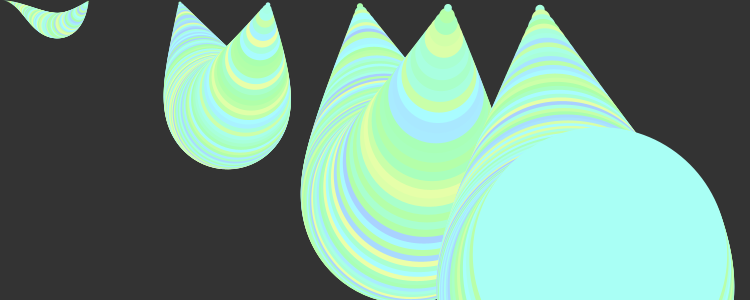
Frame 1 (no input)
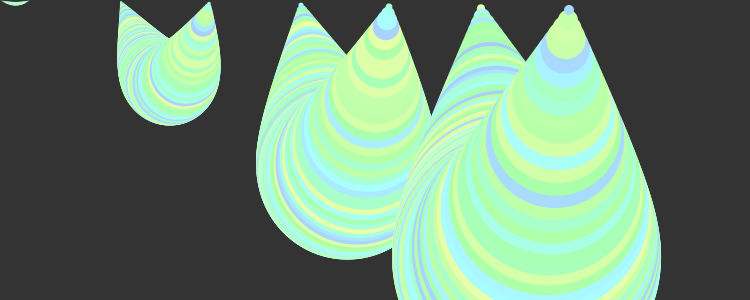
Frame 60 (the mouse pressed at the canvas centre just before this capture)
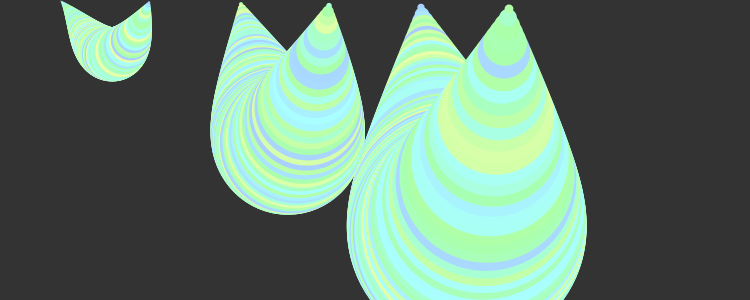
Frame 120 (the mouse held since frame 60 and released just before this capture)

The Processing sketch that drew these frames (run headless with seeded random() and noise(); from frame 60 on, the mouse is pressed at the canvas centre):

// Processing sketch: processing_14120
// ── processing_14120.pde


void setup() {
  size(750,300);
  colorMode(HSB,100,300,100);
}
void draw() {
  background(20);
  noStroke();
  for( int x=0; x<=600; x=x+1 ) {
    float y=sin(radians(x+frameCount)*2)*0.5*x;
    fill(random(20,60),100,100);
    ellipse(x,y,y,y);
    
  }
}
